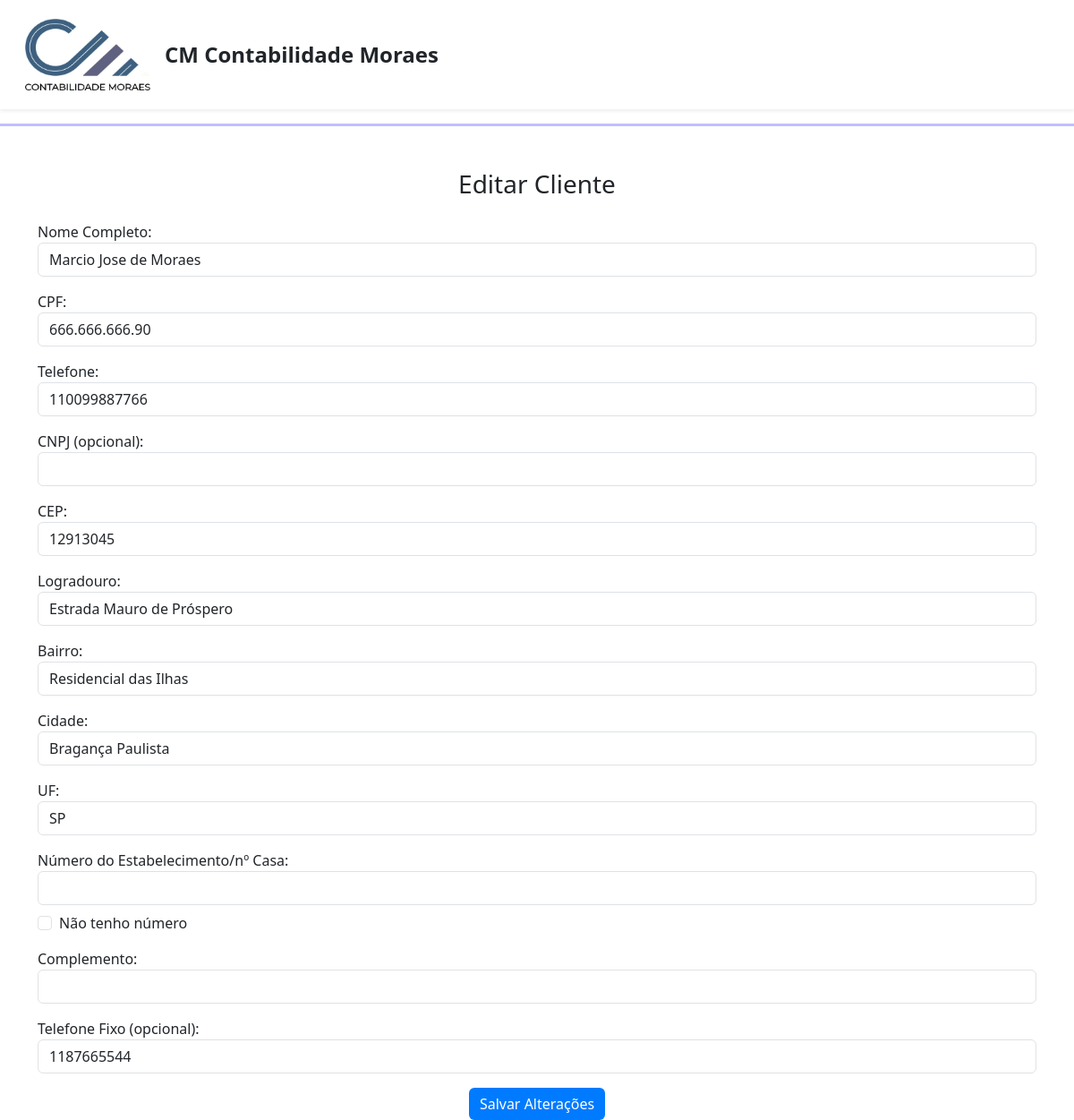
Page /editar_cliente.php?id=7 on the committed database.
### tables this page shows
CREATE TABLE `clientes` (
  `id` int(11) NOT NULL,
  `nome_completo` varchar(255) NOT NULL,
  `cep` varchar(20) NOT NULL,
  `logradouro` varchar(255) DEFAULT NULL,
  `bairro` varchar(255) DEFAULT NULL,
  `cidade` varchar(255) DEFAULT NULL,
  `uf` varchar(10) DEFAULT NULL,
  `telefone_fixo` varchar(20) DEFAULT NULL,
  `telefone` varchar(20) NOT NULL,
  `cpf` varchar(20) NOT NULL,
  `cnpj` varchar(20) DEFAULT NULL
);

### editar_cliente.php (the view, shortened to what this page needs)
<?php
include 'header.php';
require 'connection.php';
$id = $_GET['id'];
$stmt = $pdo->prepare("SELECT * FROM clientes WHERE id = ?");
$stmt->execute([$id]);
$cliente = $stmt->fetch();
?>
<div class="container mt-5">
    <h3 class="text-center mb-4">Editar Cliente</h3>
    <form action="editar_cliente.php?id=<?php echo $id; ?>" method="POST">
        <div class="mb-3">
            <label>Nome Completo:</label>
            <input type="text" class="form-control" name="nome_completo" value="<?php echo $cliente['nome_completo']; ?>" required>
        </div>
        <div class="mb-3">
            <label>CPF:</label>
            <input type="text" class="form-control" name="cpf" id="cpf" value="<?php echo $cliente['cpf']; ?>" required>
        </div>
        <div class="mb-3">
            <label>Telefone:</label>
            <input type="text" class="form-control" name="telefone" id="telefone" value="<?php echo $cliente['telefone']; ?>" required>
        </div>
        <div class="mb-3">
            <label>CNPJ (opcional):</label>
            <input type="text" class="form-control" name="cnpj" id="cnpj" value="<?php echo $cliente['cnpj']; ?>">
        </div>
        <div class="mb-3">
            <label>CEP:</label>
            <input type="text" class="form-control" id="cep" name="cep" value="<?php echo $cliente['cep']; ?>" onblur="buscarCep('cep','logradouro','bairro','cidade','uf')" required>
        </div>
        <div class="mb-3">
            <label>Logradouro:</label>
            <input type="text" class="form-control" id="logradouro" name="logradouro" value="<?php echo $cliente['logradouro']; ?>" readonly>
        </div>
        <div class="mb-3">
            <label>Bairro:</label>
            <input type="text" class="form-control" id="bairro" name="bairro" value="<?php echo $cliente['bairro']; ?>" readonly>
        </div>
        <div class="mb-3">
            <label>Cidade:</label>
            <input type="text" class="form-control" id="cidade" name="cidade" value="<?php echo $cliente['cidade']; ?>" readonly>
        </div>
        <div class="mb-3">
            <label>UF:</label>
            <input type="text" class="form-control" id="uf" name="uf" value="<?php echo $cliente['uf']; ?>" readonly>
        </div>
        <div class="mb-3">
            <label>Número do Estabelecimento/nº Casa:</label>
            <input type="text" class="form-control" name="numero" id="numero" value="<?php echo $cliente['numero']; ?>" required>
            <div class="form-check mt-2">
                <input type="checkbox" class="form-check-input" id="noNumber" onclick="toggleNumberField()">
                <label class="form-check-label" for="noNumber">Não tenho número</label>
            </div>
        </div>
        <div class="mb-3">
            <label>Complemento:</label>
            <input type="text" class="form-control" name="complemento" value="<?php echo $cliente['complemento']; ?>">
        </div>
        <div class="mb-3">
            <label>Telefone Fixo (opcional):</label>
            <input type="text" class="form-control" name="telefone_fixo" id="telefone_fixo" value="<?php echo $cliente['telefone_fixo']; ?>">
        </div>
        <div class="text-center mt-3">
            <button type="submit" class="btn btn-primary">Salvar Alterações</button>
        </div>
    </form>
</div>
<?php include 'footer.php'; ?>

### styles.css (style rules this page uses)
body { background-color: #ffffff; }
.btn-primary { background-color: #007bff; border: none; }

### rows in the picture
clientes: nome_completo "Marcio Jose de Moraes", cpf "666.666.666.90", telefone "110099887766", cep "12913045", logradouro "Estrada Mauro de Próspero", bairro "Residencial das Ilhas", cidade "Bragança Paulista", uf "SP", telefone_fixo "1187665544"
